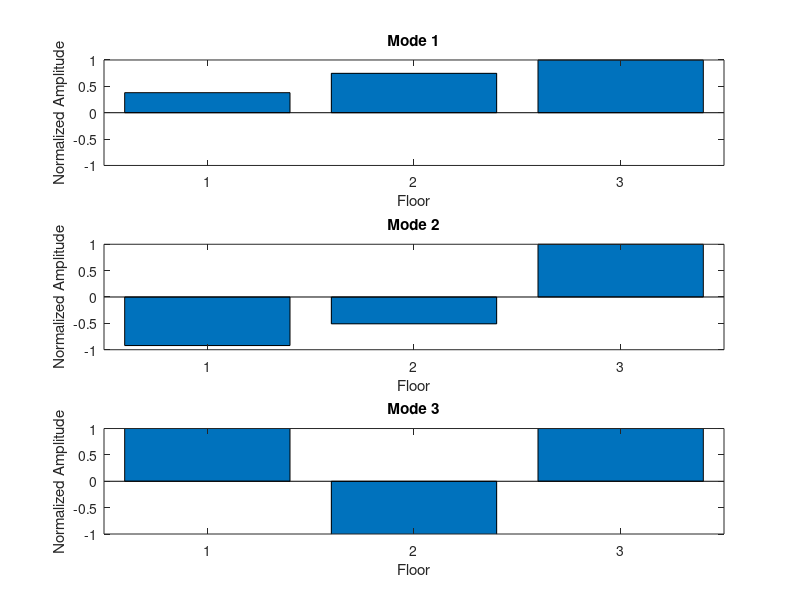

Write the MATLAB code that produced this figure.
% Define mass and stiffness matrices
m1 = 12000; m2 = 10000; m3 = 8000;
k1 = 3000; k2 = 2400; k3 = 1800;

M = diag([m1, m2, m3]); % Mass matrix
K = [k1 + k2, -k2, 0;
     -k2, k2 + k3, -k3;
     0, -k3, k3];        % Stiffness matrix

% Solve the eigenvalue problem
[V, D] = eig(K, M);

% Extract eigenvalues (D) and eigenvectors (V)
lambda = diag(D);

% Display eigenvalues
disp('Eigenvalues:');
disp(lambda);

% Display eigenvectors
disp('Eigenvectors:');
disp(V);
% Normalize eigenvectors
normalized_V = V ./ V(3, :);

% Plot amplitudes versus height for each eigenvector
figure;
heights = [1, 2, 3]; % Floor heights
for i = 1:size(V, 2)
    subplot(size(V, 2), 1, i);
    bar(heights, normalized_V(:, i));
    title(['Mode ', num2str(i)]);
    xlabel('Floor');
    ylabel('Normalized Amplitude');
    ylim([-1, 1]); % Adjust ylim as needed
end
